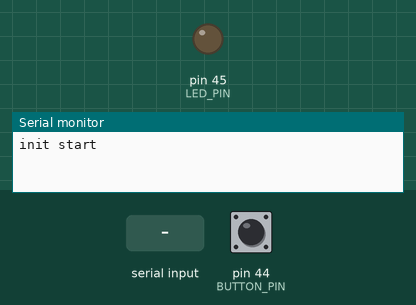
This sketch was run on a simulated Arduino Mega 2560, built with avr-gcc and run on an emulated ATmega2560. On the bench: output pins drawn as LEDs (lit = HIGH), the last lines printed to the serial monitor. The test bench sets the inputs (shaded band); at power-on: pin 44 (BUTTON_PIN) HIGH.

Above: at 1.2 s.
1.3 s: pin 44 (BUTTON_PIN) pulled LOW for 0.15 s
At 2.3 s:
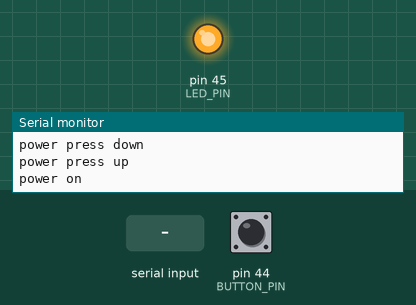
2.9 s: "1" received over the second serial link
At 4.0 s:
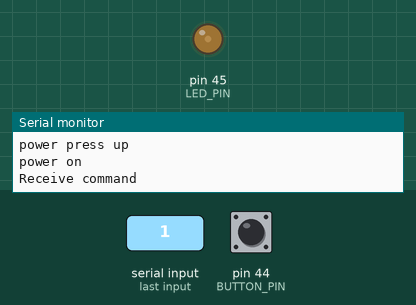
4.4 s: pin 44 (BUTTON_PIN) pulled LOW for 1 s
At 5.9 s:
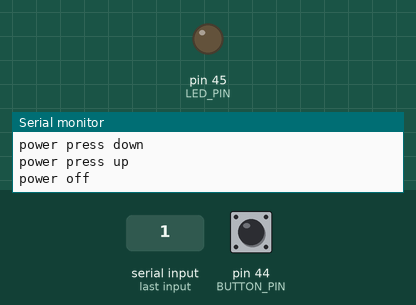
6.9 s: pin 44 (BUTTON_PIN) pulled LOW for 0.15 s
At 7.8 s:
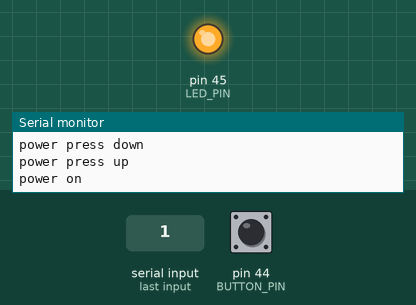
8.5 s: pin 44 (BUTTON_PIN) pulled LOW for 3.2 s
At 12.9 s:
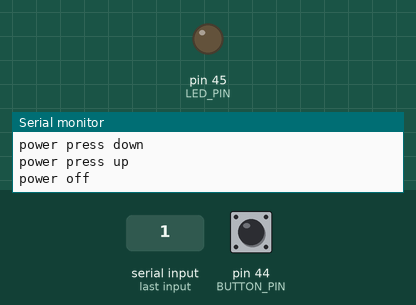
13.2 s: "0" received over the second serial link
At 14.3 s:
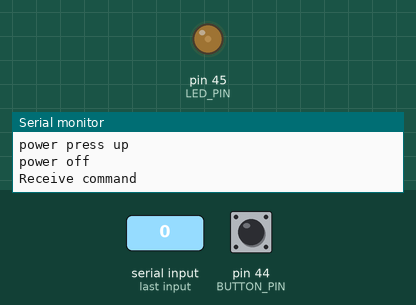
Timing chart, 0 to 15.7 s (numbered marks = the images above; inputs shaded):
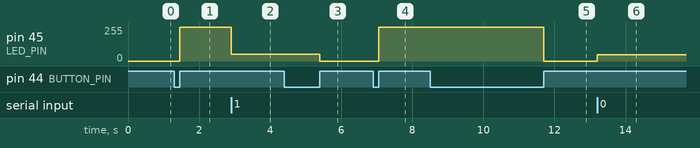

The sketch:

SmartLED.ino
```cpp
int LED_PIN = 45;
int BUTTON_PIN = 44;
int oldButtonState = HIGH;
int powerOnOff = false;

void setup() {

 pinMode(LED_PIN, OUTPUT);
 pinMode(BUTTON_PIN, INPUT);
 Serial.begin(9600);
 Serial.println("init start");
 Serial2.begin(9600);
}

char buffer [1];
int keyPressCount = 0;

void loop() {

  int buttonState = digitalRead(BUTTON_PIN);
  bool powerChange = false;

  if(buttonState == LOW && oldButtonState == HIGH)
  {
    Serial.println("power press down");
    keyPressCount++;
    powerChange = true;
    oldButtonState = buttonState;
  }

  if(buttonState == HIGH && oldButtonState == LOW)
  {
    Serial.println("power press up");
    keyPressCount++;
    powerChange = true;
    oldButtonState = buttonState;
  }

  if(powerChange && keyPressCount % 2 == 0)
  {
    if(powerOnOff)
    {
      Serial.println("power off");
      analogWrite(LED_PIN, 0);
      powerOnOff = false;
    }
    else
    {
      Serial.println("power on");
      analogWrite(LED_PIN, 255);
      powerOnOff = true;
    }

    return;
  }

  if (Serial2.available())
  {
      int nReadSize = Serial2.readBytes(buffer, 1);
      if(nReadSize > 0)
      {
          Serial.println("Receive command");
          powerOnOff = true;
          analogWrite(LED_PIN, buffer[0]);
      }
  }
}
```

Measured:
- after the input at 1.3 s, pin 45 (LED_PIN): 0/255 → 255/255 after 0.15 s
- after the input at 2.9 s, pin 45 (LED_PIN): 255/255 → 49/255 at once
- after the input at 4.4 s, pin 45 (LED_PIN): 49/255 → 0/255 after 1.0 s
- after the input at 6.9 s, pin 45 (LED_PIN): 0/255 → 255/255 after 0.15 s
- after the input at 8.5 s, pin 45 (LED_PIN): 255/255 → 0/255 after 3.2 s
- after the input at 13.2 s, pin 45 (LED_PIN): 0/255 → 48/255 at once
